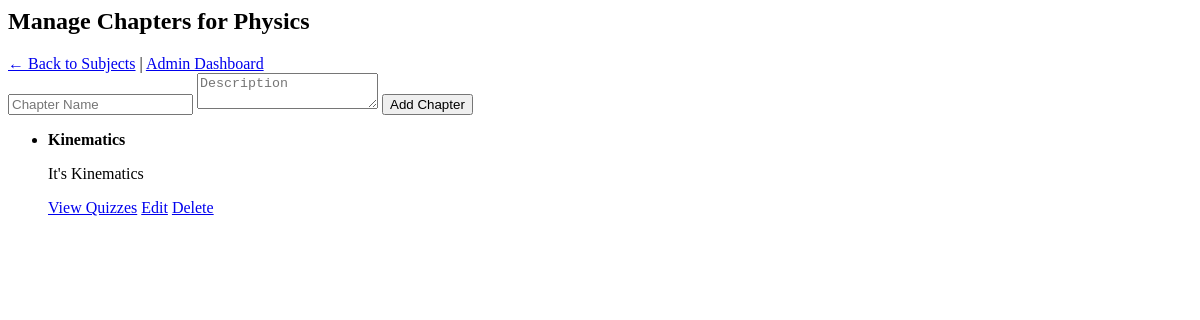
The page /admin/chapters/1 (signed in) on the database as committed earlier.
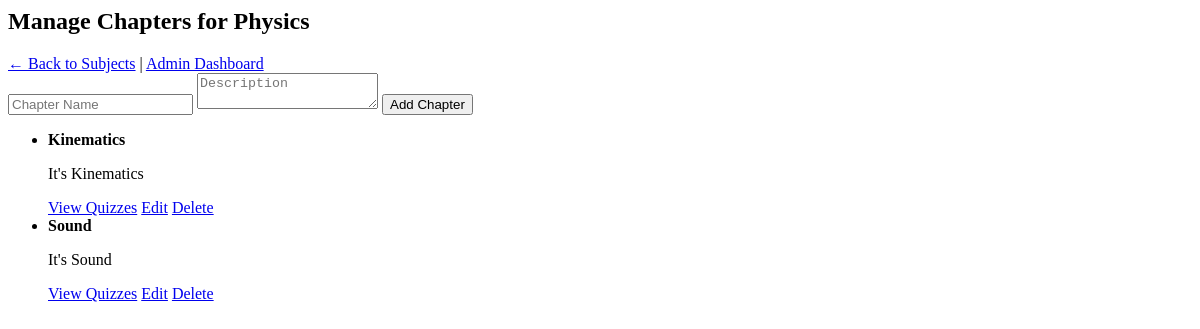
The same page on the database as committed later.
### models/models.py (models this page shows)
class Chapter(db.Model):
    id = db.Column(db.Integer, primary_key=True)
    subject_id = db.Column(db.Integer, db.ForeignKey('subject.id'), nullable=False)
    name = db.Column(db.String(150), nullable=False)
    description = db.Column(db.Text, nullable=True)

### app.py (the view, shortened to what this page needs)
@app.route("/admin/chapters/<int:subject_id>", methods=["GET", "POST"])
def manage_chapters(subject_id):
    if not admin_required():
        return redirect(url_for("login"))
    subject = Subject.query.get(subject_id)
    chapters = Chapter.query.filter_by(subject_id=subject_id).all()
    return render_template("manage_chapters.html", subject=subject, chapters=chapters)

### app.py (called while the page is built)
def admin_required():
    return "user_id" in session and session["role"] == "admin"

### templates/manage_chapters.html
<h2>Manage Chapters for {{ subject.name }}</h2>
<a href="{{ url_for('manage_subjects') }}">← Back to Subjects</a> |
<a href="{{ url_for('admin_dashboard') }}">Admin Dashboard</a>
<form method="POST">
    <input type="text" name="name" placeholder="Chapter Name" required>
    <textarea name="description" placeholder="Description"></textarea>
    <button type="submit">Add Chapter</button>
</form>
<ul>
    {% for chapter in chapters %}
        <li>
            <strong>{{ chapter.name }}</strong>
            <p>{{ chapter.description }}</p>
            <a href="{{ url_for('manage_quizzes', chapter_id=chapter.id) }}">View Quizzes</a>
            <a href="{{ url_for('edit_chapter', chapter_id=chapter.id) }}">Edit</a>
            <a href="{{ url_for('delete_chapter', chapter_id=chapter.id) }}" onclick="return confirm('Are you sure?')">Delete</a>
        </li>
    {% endfor %}
</ul>

Rows that differ between the two databases and show on the page:
added Chapter: name "Sound", description "It's Sound"
